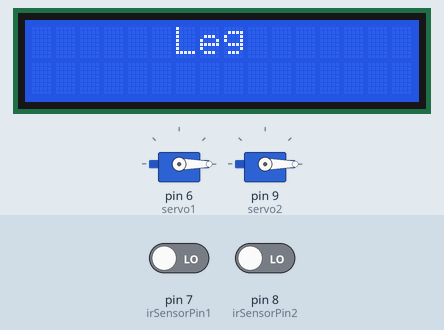
The sketch below on a simulated Arduino Uno, built with avr-gcc and run on an emulated ATmega328P. On the bench: 16×2 character LCD, 2 × servo. The test bench sets the inputs (shaded band); at power-on: pin 8 (irSensorPin2) LOW, pin 7 (irSensorPin1) LOW.

Above: at 13.6 s.
13.7 s: pin 8 (irSensorPin2) driven HIGH
At 21.6 s:
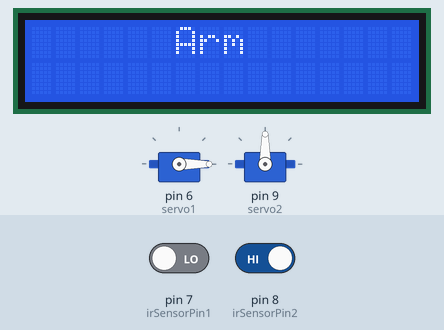
22.5 s: pin 7 (irSensorPin1) driven HIGH
At 26.1 s:
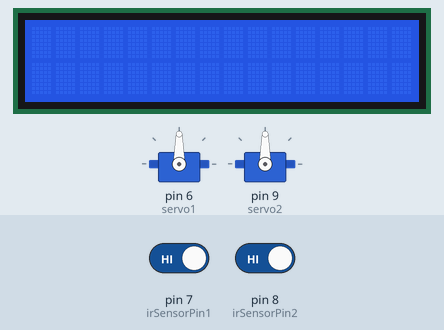
27.7 s: pin 8 (irSensorPin2) driven LOW
At 28.8 s:
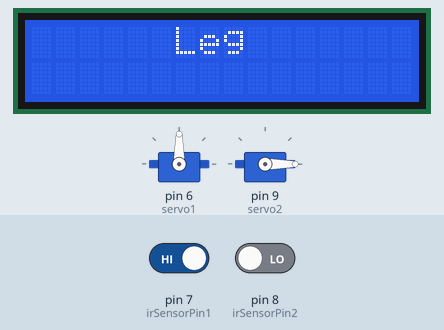
32.9 s: pin 7 (irSensorPin1) driven LOW
At 37.4 s:
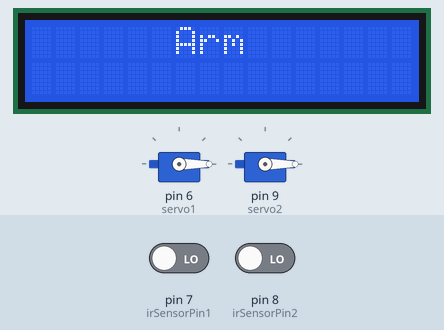
Timing chart, 0 to 38.9 s (numbered marks = the images above; inputs shaded):
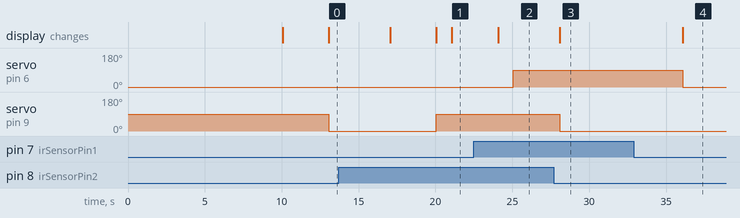

Measured:
- after the input at 13.7 s, servo on pin 9 (servo2): 0° → 90° after 6.4 s; the display: first differs from a run without the input after 6.4 s (image 1 shows a later state)
- after the input at 22.5 s, servo on pin 6 (servo1): 0° → 90° after 2.6 s
- after the input at 27.7 s, servo on pin 9 (servo2): 90° → 0° after 0.39 s; the display: changes after 0.39 s (image 3)
- after the input at 32.9 s, servo on pin 6 (servo1): 90° → 0° after 3.2 s; the display: changes after 3.2 s (image 4)

The sketch:

sketch_may08d.ino
```cpp
#include <LiquidCrystal.h>
#include <Servo.h>

// Initialize the LCD display
LiquidCrystal lcd(12, 11, 5, 4, 3, 2);

// Initialize the IR sensor pins
int irSensorPin1 = 7;
int irSensorPin2 = 8;

// Initialize the servo motors
Servo servo1;
Servo servo2;

void setup() {
  // Set up the LCD display to write the enter text
  lcd.begin(16, 2);
  lcd.setCursor (7,0);
  lcd.print("HI");
  delay(10000);
  // Set up the servo motors
  servo1.attach(6);
  servo2.attach(9);

  // Set up the IR sensor pins
  pinMode(irSensorPin1, INPUT);
  pinMode(irSensorPin2, INPUT);

}

void loop() {
  int irSensorValue1 = digitalRead(irSensorPin1);
  int irSensorValue2 = digitalRead(irSensorPin2);
// -------------------------------------------------------------------------------------------------
  if (irSensorValue1 == HIGH) {
    servo1.write(90);
    lcd.clear();
  }
  else {
    servo1.write(0);
    lcd.setCursor(6,0);
     lcd.print("Arm");
    delay(3000);
  }
//---------------------------------------------------------------------------------------------------
// مسؤل عن تشغيل الحساس بالضوء و يعطى امر للمتور ان يلف 90
  if (irSensorValue2 == HIGH) {
    servo2.write(90);
    lcd.clear();
  }
  else {
    servo2.write(0);
    lcd.setCursor(6,0);
   lcd.print("Leg");
    delay(3000);
  }

  delay(1000);
}
```
